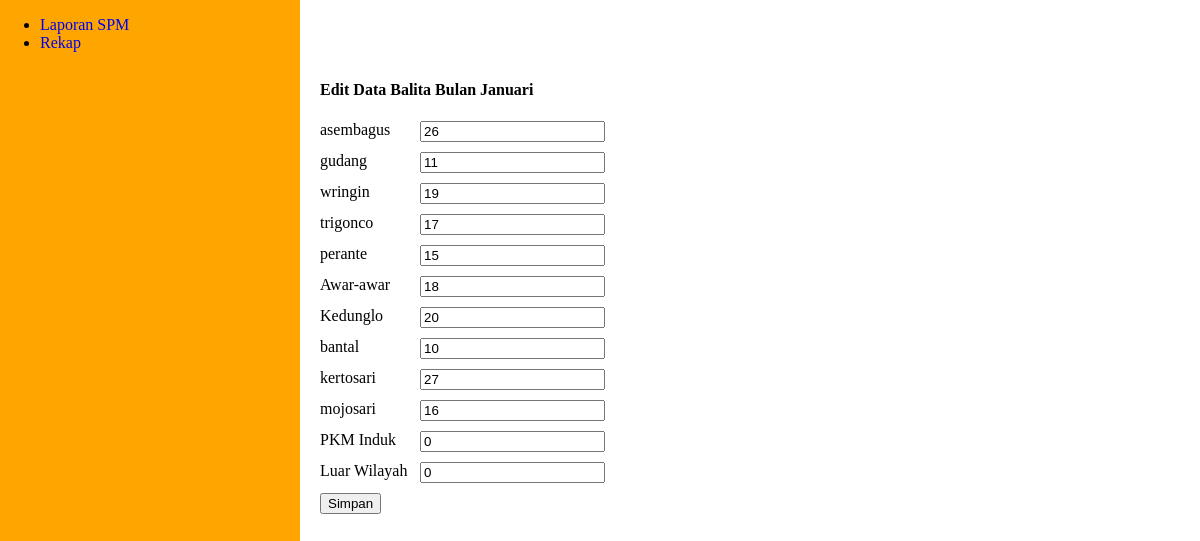
The page /edit_balita.php?id=1 on the database its author committed.
### tables this page shows
CREATE TABLE `tb_balita` (
  `id` int(10) NOT NULL,
  `asembagus` int(10) NOT NULL,
  `gudang` int(10) NOT NULL,
  `wringin` int(10) NOT NULL,
  `trigonco` int(10) NOT NULL,
  `perante` int(10) NOT NULL,
  `awar` int(10) NOT NULL,
  `kedunglo` int(10) NOT NULL,
  `bantal` int(10) NOT NULL,
  `kertosari` int(10) NOT NULL,
  `mojosari` int(10) NOT NULL,
  `pkm_induk` int(10) NOT NULL,
  `luar_wilayah` int(10) NOT NULL,
  `bulan` set('januari','februari','maret','april','mei','juni','juli','agustus','september','oktober','november','desember') NOT NULL
);

### edit_balita.php (the view, shortened to what this page needs)
<?php
require_once('koneksi.php');
$id = $_GET['id'];
?>
<!DOCTYPE html>
<html>
<head>
	<link rel="stylesheet" type="text/css" href="style.css">
</head>
<body>
	<div id="bungkus">
		<?php require('komponen/sidebar.php');?>
		<div class="konten edit-bulin">
			<?php
			$query = "SELECT * FROM tb_balita WHERE id = $id";
			$result = mysqli_query($db,$query);
			$data = mysqli_fetch_assoc($result);
			?>
			<h4>Edit Data Balita Bulan <?php echo ucwords($data['bulan']);?></h4>
			<form action="balita_controller.php" method="POST">
				<div class="form-control">
					<label>asembagus</label>
					<input type="number" name="asembagus" value="<?php echo $data['asembagus'];?>">
				</div>
				<div class="form-control">
					<label>gudang</label>
					<input type="number" name="gudang" value="<?php echo $data['gudang'];?>">
				</div>
				<div class="form-control">
					<label>wringin</label>
					<input type="number" name="wringin" value="<?php echo $data['wringin'];?>">
				</div>
				<div class="form-control">
					<label>trigonco</label>
					<input type="number" name="trigonco" value="<?php echo $data['trigonco'];?>">
				</div>
				<div class="form-control">
					<label>perante</label>
					<input type="number" name="perante" value="<?php echo $data['perante'];?>">
				</div>
				<div class="form-control">
					<label>Awar-awar</label>
					<input type="number" name="awar" value="<?php echo $data['awar'];?>">
				</div>
				<div class="form-control">
					<label>Kedunglo</label>
					<input type="number" name="kedunglo" value="<?php echo $data['kedunglo'];?>">
				</div>
				<div class="form-control">
					<label>bantal</label>
					<input type="number" name="bantal" value="<?php echo $data['bantal'];?>">
				</div>
				<div class="form-control">
					<label>kertosari</label>
					<input type="number" name="kertosari" value="<?php echo $data['kertosari'];?>">
				</div>
				<div class="form-control">
					<label>mojosari</label>
					<input type="number" name="mojosari" value="<?php echo $data['mojosari'];?>">
				</div>
				<div class="form-control">
					<label>PKM Induk</label>
					<input type="number" name="pkm_induk" value="<?php echo $data['pkm_induk'];?>">
				</div>
				<div class="form-control">
					<label>Luar Wilayah</label>
					<input type="number" name="luar_wilayah" value="<?php echo $data['luar_wilayah'];?>">
				</div>
				<input type="submit" name="submit" value="Simpan">
			</form>
		</div>
	</div>
</body>
</html>

### style.css (style rules this page uses)
body { margin: 0; padding: 0; }
#bungkus { display: flex; }
.konten { margin-left: 300px; width: 100%; padding: 20px; margin-top: 40px; overflow: auto; white-space: nowrap; }
.edit-bulin label { width: 100px; }
.edit-bulin .form-control { width: 400px; display: flex; margin-top: 10px; margin-bottom: 10px; }

### rows shown on the page
tb_balita: bulan "Januari", asembagus "26", gudang "11", wringin "19", trigonco "17", perante "15", awar "18", kedunglo "20", bantal "10", kertosari "27", mojosari "16", pkm_induk "0", luar_wilayah "0"
